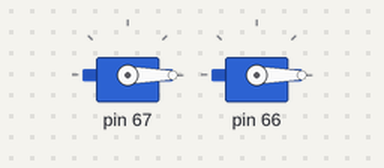
Recording of a sketch running on a simulated Arduino Uno, built with avr-gcc and run on an emulated ATmega328P. On the bench: 2 × servo.

Above: at 0.05 s.
Timing chart, 0 to 4.6 s (numbered marks = the images above):
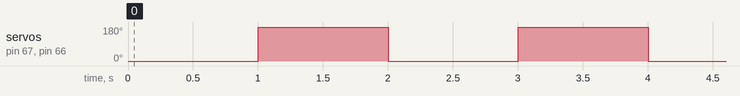

The sketch:

TestServoDriver1.ino
```cpp
// (licence header left out)
#include <Makeblock.h>
#include <Arduino.h>
#include <SoftwareSerial.h>
#include <Wire.h>

//Parts required:Me Servo Driver and two servo
//Me Servo Driver PWM1 connect servo1,PWM2connect servo2

#include <Servo.h> //include the Servo library;
MePort port(PORT_1);
Servo servoDriver1;  // create servo object to control a servo
Servo servoDriver2;  // create servo object to control another servo
int servo2pin =  port.pin1();//attaches the servo on PORT_1 SLOT1 to the servo object
int servo1pin =  port.pin2();//attaches the servo on PORT_1 SLOT2 to the servo object

int pos1 = 0;
int pos2 = 180;
void setup()
{
  servoDriver1.attach(servo1pin);  // attaches the servo on servopin1
  servoDriver2.attach(servo2pin);  // attaches the servo on servopin2
}

void loop()
{
    servoDriver1.write(pos1);
    servoDriver2.write(pos1);
    delay(1000);  // Wait for the servo rotation to the set position
    servoDriver1.write(pos2);
    servoDriver2.write(pos2);
    delay(1000);  // Wait for the servo rotation to the set position

}
```

Measured:
- by itself, servo on pin 67, servo on pin 66: alternates 180° for 1.0 s and 0° for 1.0 s
